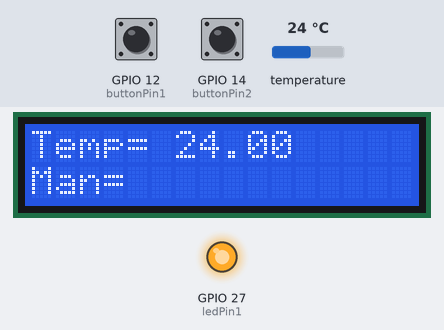
This sketch was run on a simulated ESP32. On the bench: 16×2 character LCD, output pins drawn as LEDs (lit = HIGH). The test bench sets the inputs (shaded band); at power-on: temperature 24 °C, GPIO 12 (buttonPin1) LOW, GPIO 14 (buttonPin2) LOW. What the sketch prints to the serial monitor is not drawn.

Above: at 1.2 s.
1.3 s: temperature set to 18.4 °C
At 3.8 s:
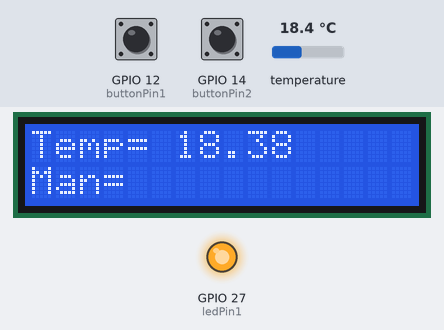
4.1 s: temperature set to 17.2 °C
At 5.1 s:
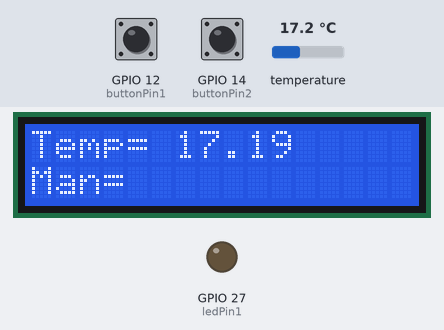
5.9 s: GPIO 12 (buttonPin1) pulled HIGH for 0.7 s
At 7.3 s:
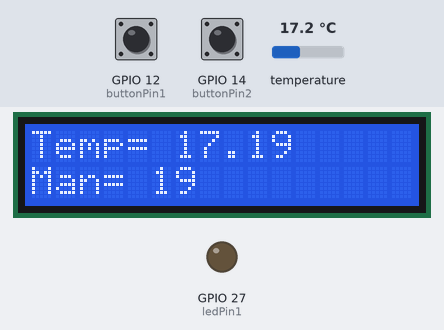
8.1 s: GPIO 14 (buttonPin2) pulled HIGH for 3.2 s
12.8 s: GPIO 14 (buttonPin2) pulled HIGH for 0.7 s
At 14.6 s:
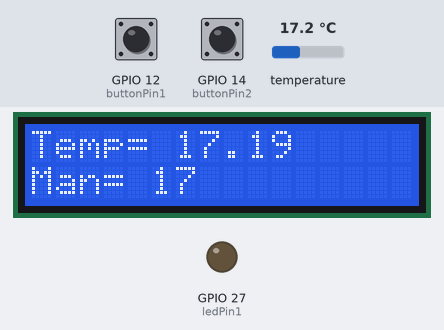
15.0 s: temperature set to 12 °C
At 15.8 s:
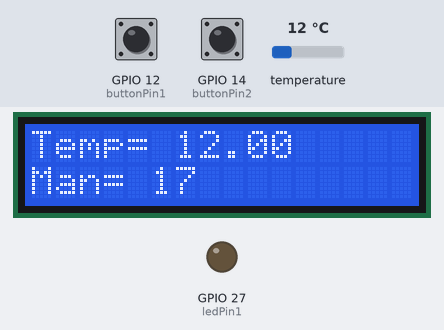
Timing chart, 0 to 17.6 s (numbered marks = the images above; inputs shaded):
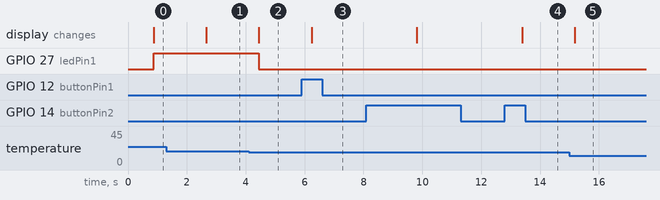

The sketch:

evaluatie5.ino
```cpp
// include the library code:
#include <LiquidCrystal.h>
#include <OneWire.h>
#include <DallasTemperature.h>


#define ONE_WIRE_BUS 13

// initialize the library by associating any needed LCD interface pin
// with the arduino pin number it is connected to
const int RS = 2, EN = 4, d4 = 5, d5 = 18, d6 = 19, d7 = 21;

const int buttonPin1 = 12;     // the number of the pushbutton pin
const int buttonPin2 = 14;     // the number of the pushbutton pin
const int ledPin1 = 27;

int buttonState1 = 0;
int buttonState2 = 0;
int Counter = 18;
int Temp = 0;

LiquidCrystal lcd(RS, EN, d4, d5, d6, d7);
OneWire oneWire(ONE_WIRE_BUS);
float temp=0.0;
DallasTemperature sensors(&oneWire);

void setup() {
  Serial.begin(9600);
  pinMode(buttonPin1, INPUT);
  pinMode(buttonPin2, INPUT);
  pinMode(ledPin1, OUTPUT);
  lcd.begin(16, 2);
  lcd.setCursor(0, 0);
  lcd.print("Temp=");
  lcd.setCursor(0, 1);
  lcd.print("Man=");
  ;sensors.begin();
}

void loop() {

 sensors.requestTemperatures();
  Serial.print("Temperature: ");
  Serial.println(sensors.getTempCByIndex(0));
  lcd.setCursor(6, 0);
  lcd.print(sensors.getTempCByIndex(0));
  Temp = (sensors.getTempCByIndex(0));


  buttonState1 = digitalRead(12);
 if (buttonState1 == 1){
   Counter = Counter + 1;
    Serial.println(Counter);
    lcd.setCursor(5, 1);
    lcd.print(Counter);
  }
  buttonState2 = digitalRead(14);
 if (buttonState2 == 1){
   Counter = Counter - 1;
    Serial.println(Counter);
    lcd.setCursor(5, 1);
    lcd.print(Counter);
 }

 if (Counter < Temp){
  digitalWrite(ledPin1, HIGH);
 }
 if (Counter > Temp){
  digitalWrite(ledPin1, LOW);
 }

  delay(1000);
}
```

Measured:
- the behaviour switches between 18 and 17.9 °C on temperature (found by bisection; images 1 and 2)
- after the input at 1.3 s, the display: changes after 1.4 s (image 1)
- after the input at 4.1 s, GPIO 27 (ledPin1): HIGH → LOW after 0.35 s; the display: changes after 0.35 s (image 2)
- after the input at 5.9 s, the display: changes after 0.34 s (image 3)
- after the input at 12.8 s, the display: changes after 0.59 s (image 4)
- after the input at 15.0 s, the display: changes after 0.18 s (image 5)
